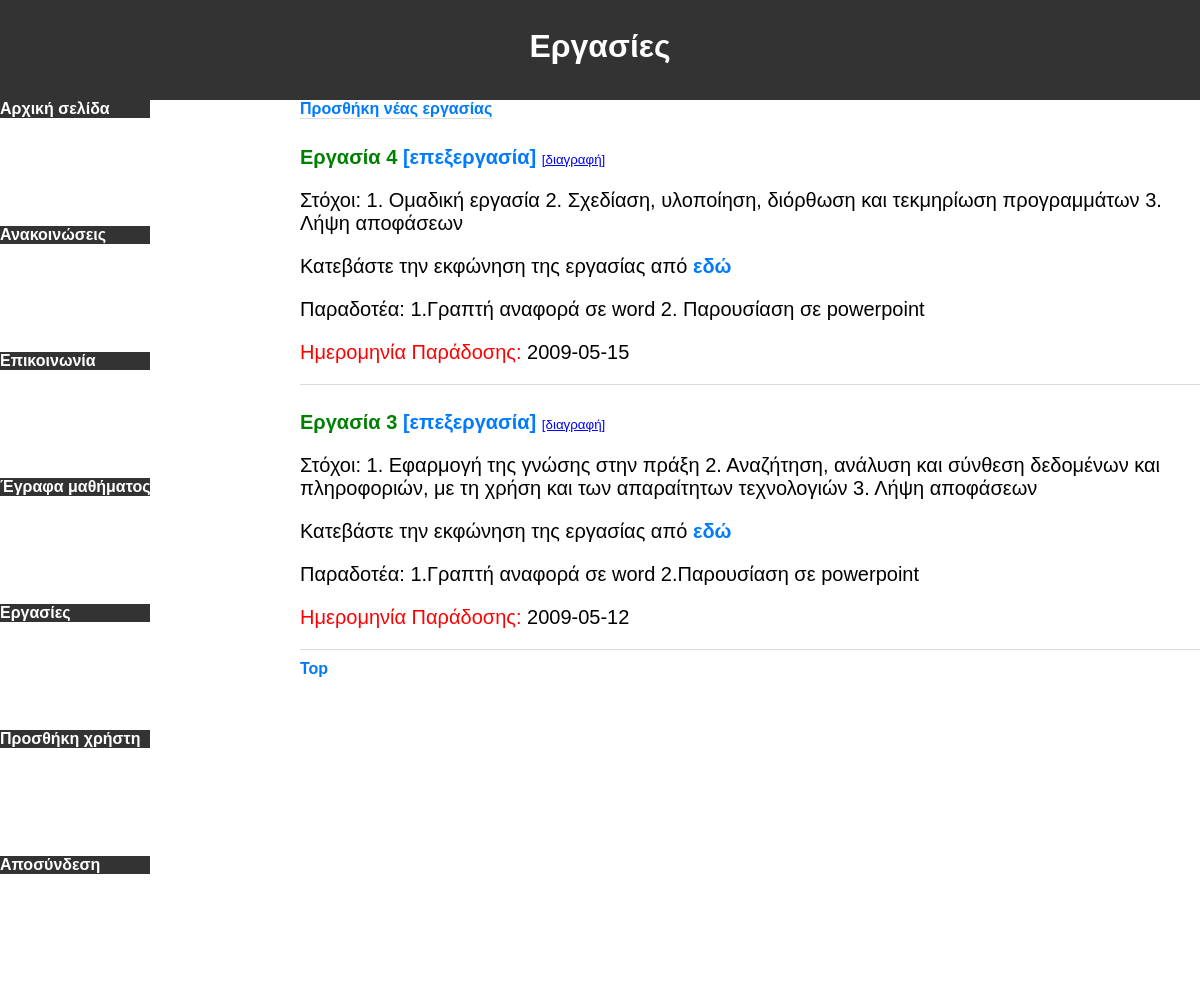
The page /homework_tutor.php (signed in) on the database its author committed.
### tables this page shows
CREATE TABLE `homeworks` (
  `Ayxwn_arithmos` int(11) NOT NULL AUTO_INCREMENT,
  `Stoxoi` text NOT NULL,
  `Ekfwnhsh` text NOT NULL,
  `Paradotea` text NOT NULL,
  `Hmeromhnia` date NOT NULL,
  PRIMARY KEY (`Ayxwn_arithmos`)
);

### includes/helpers.php (called while the page is built, shortened)
<?php
function h(?string $value): string
{
    return htmlspecialchars($value ?? '', ENT_QUOTES, 'UTF-8');
}
function downloadPath(string $type, int $id): string
{
    return 'download.php?type=' . urlencode($type) . '&id=' . $id;
}
?>

### homework_tutor.php (the view, shortened to what this page needs)
<?php
require_once __DIR__ . '/db_connection.php';
?>
<!DOCTYPE html>
<html lang="el">
<head>
    <link rel="stylesheet" href="styles.css">
</head>
<body>
    <div id="box1"><h1>Εργασίες</h1></div>
    <div id="container">
        <div id="box2"><?php include __DIR__ . '/includes/nav_tutor.php'; ?></div>
        <div id="box3" class="announcement-box">
            <div class="announcement">
                <a href="add_homework.php">Προσθήκη νέας εργασίας</a>
            </div>
            <?php
            $sql = 'SELECT Ayxwn_arithmos, Stoxoi, Ekfwnhsh, Paradotea, Hmeromhnia FROM homeworks ORDER BY Ayxwn_arithmos DESC';
            $result = $conn->query($sql);
            if ($result->num_rows > 0) {
                while ($row = $result->fetch_assoc()) {
                    $id = (int)$row['Ayxwn_arithmos'];
                    echo '<div class="announcement">';
                    echo '<h2 style="font-size: 20px;"><span style="color: green;">Εργασία ' . h((string)$id) . '</span> ';
                    echo '<a href="edit_homework.php?id=' . $id . '">[επεξεργασία]</a> ';
                    echo '<form method="post" action="delete_homework.php" style="display:inline;" onsubmit="return confirm(\'Διαγραφή εργασίας;\');">';
                    echo '<button type="submit" style="background:none;border:none;color:#00f;text-decoration:underline;cursor:pointer;padding:0;">[διαγραφή]</button>';
                    echo '</form></h2>';
                    echo '<p>Στόχοι: ' . nl2br(h($row['Stoxoi'])) . '</p>';
                    echo '<p>Κατεβάστε την εκφώνηση της εργασίας από <a href="' . h(downloadPath('homework', $id)) . '">εδώ</a></p>';
                    echo '<p>Παραδοτέα: ' . nl2br(h($row['Paradotea'])) . '</p>';
                    echo '<p><span style="color: red;">Ημερομηνία Παράδοσης:</span> ' . h($row['Hmeromhnia']) . '</p>';
                    echo '</div>';
                }
            } else {
                echo 'Δεν υπάρχουν Εργασίες.';
            }
            ?>
            <a href="#top">Top</a>
        </div>
    </div>
</body>
</html>

### styles.css (style rules this page uses)
body { background-color: #f2f2f2; font-family: Arial, sans-serif; }
body { margin: 0; padding: 0; display: flex; flex-direction: column; height: 100%; }
#box1 { width: 100%; height: 100px; background-color: #333; text-align: center; line-height: 50px; color: white; }
#container { display: grid; grid-template-columns: 25% 75%; width: 100%; min-height: calc(100vh - 100px); }
#box2 { display: flex; align-items:flex-start; justify-content:flex-start; background-color: white; }
#box3 { display: flex; flex-direction: column; align-items:flex-start; justify-content:flex-start; background-color: white; }
.announcement { border-bottom: 1px solid #ddd; margin-bottom: 10px; }
h1 { color:white; }
a { text-decoration: none; color: #007BFF; font-weight: bold; }
p { font-size: 20px; }

### rows shown on the page
homeworks: Ayxwn_arithmos "4", Stoxoi "1. Ομαδική εργασία 2. Σχεδίαση, υλοποίηση, διόρθωση και τεκμηρίωση προγραμμάτων 3. Λήψη αποφάσεων", Paradotea "1.Γραπτή αναφορά σε word 2. Παρουσίαση σε powerpoint", Hmeromhnia "2009-05-15"
homeworks: Ayxwn_arithmos "3", Stoxoi "1. Εφαρμογή της γνώσης στην πράξη 2. Αναζήτηση, ανάλυση και σύνθεση δεδομένων και πληροφοριών, με τη χρήση και των απαραίτητων τεχνολογιών 3. Λήψη αποφάσεων", Paradotea "1.Γραπτή αναφορά σε word 2.Παρουσίαση σε powerpoint", Hmeromhnia "2009-05-12"
